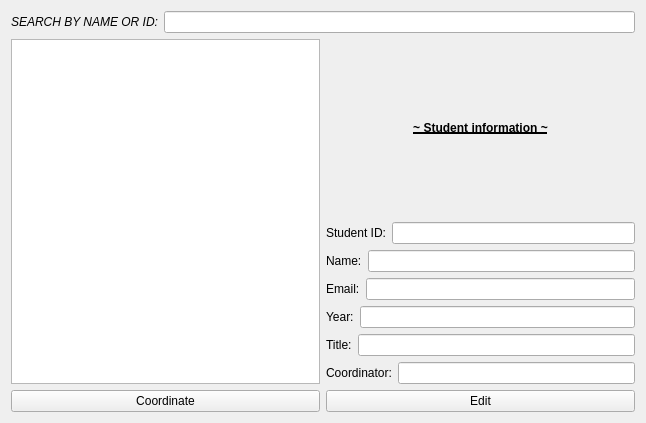
<?xml version="1.0" encoding="UTF-8"?>
<ui version="4.0">
 <class>GUI</class>
 <widget class="QWidget" name="GUI">
  <property name="geometry">
   <rect>
    <x>0</x>
    <y>0</y>
    <width>646</width>
    <height>423</height>
   </rect>
  </property>
  <property name="windowTitle">
   <string>GUI</string>
  </property>
  <layout class="QGridLayout" name="gridLayout">
   <item row="1" column="0">
    <layout class="QHBoxLayout" name="horizontalLayout_8">
     <item>
      <widget class="QListWidget" name="studentsListWidget"/>
     </item>
     <item>
      <layout class="QVBoxLayout" name="verticalLayout_2">
       <item>
        <widget class="QLabel" name="studentLabel">
         <property name="font">
          <font>
           <bold>true</bold>
           <underline>true</underline>
          </font>
         </property>
         <property name="text">
          <string>~ Student information ~</string>
         </property>
         <property name="alignment">
          <set>Qt::AlignCenter</set>
         </property>
        </widget>
       </item>
       <item>
        <layout class="QVBoxLayout" name="verticalLayout">
         <item>
          <layout class="QHBoxLayout" name="horizontalLayout">
           <item>
            <widget class="QLabel" name="idLabel">
             <property name="text">
              <string>Student ID:</string>
             </property>
            </widget>
           </item>
           <item>
            <widget class="QLineEdit" name="idLineEdit"/>
           </item>
          </layout>
         </item>
         <item>
          <layout class="QHBoxLayout" name="horizontalLayout_2">
           <item>
            <widget class="QLabel" name="nameLabel">
             <property name="text">
              <string>Name:</string>
             </property>
            </widget>
           </item>
           <item>
            <widget class="QLineEdit" name="nameLineEdit"/>
           </item>
          </layout>
         </item>
         <item>
          <layout class="QHBoxLayout" name="horizontalLayout_3">
           <item>
            <widget class="QLabel" name="emailLabel">
             <property name="text">
              <string>Email:</string>
             </property>
            </widget>
           </item>
           <item>
            <widget class="QLineEdit" name="emailLineEdit"/>
           </item>
          </layout>
         </item>
         <item>
          <layout class="QHBoxLayout" name="horizontalLayout_4">
           <item>
            <widget class="QLabel" name="yearLabel">
             <property name="text">
              <string>Year:</string>
             </property>
            </widget>
           </item>
           <item>
            <widget class="QLineEdit" name="yearLineEdit"/>
           </item>
          </layout>
         </item>
         <item>
          <layout class="QHBoxLayout" name="horizontalLayout_5">
           <item>
            <widget class="QLabel" name="titleLabel">
             <property name="text">
              <string>Title:</string>
             </property>
            </widget>
           </item>
           <item>
            <widget class="QLineEdit" name="titleLineEdit"/>
           </item>
          </layout>
         </item>
         <item>
          <layout class="QHBoxLayout" name="horizontalLayout_6">
           <item>
            <widget class="QLabel" name="coordinatorLabel">
             <property name="text">
              <string>Coordinator:</string>
             </property>
            </widget>
           </item>
           <item>
            <widget class="QLineEdit" name="coordinatorLineEdit"/>
           </item>
          </layout>
         </item>
        </layout>
       </item>
      </layout>
     </item>
    </layout>
   </item>
   <item row="0" column="0">
    <layout class="QHBoxLayout" name="horizontalLayout_7">
     <item>
      <widget class="QLabel" name="searchLabel">
       <property name="font">
        <font>
         <italic>true</italic>
        </font>
       </property>
       <property name="text">
        <string>SEARCH BY NAME OR ID:</string>
       </property>
      </widget>
     </item>
     <item>
      <widget class="QLineEdit" name="searchLineEdit"/>
     </item>
    </layout>
   </item>
   <item row="2" column="0">
    <layout class="QHBoxLayout" name="horizontalLayout_9">
     <item>
      <widget class="QPushButton" name="coordinatepPushButton">
       <property name="text">
        <string>Coordinate</string>
       </property>
      </widget>
     </item>
     <item>
      <widget class="QPushButton" name="editPushButton">
       <property name="text">
        <string>Edit</string>
       </property>
      </widget>
     </item>
    </layout>
   </item>
  </layout>
 </widget>
 <resources/>
 <connections/>
</ui>
